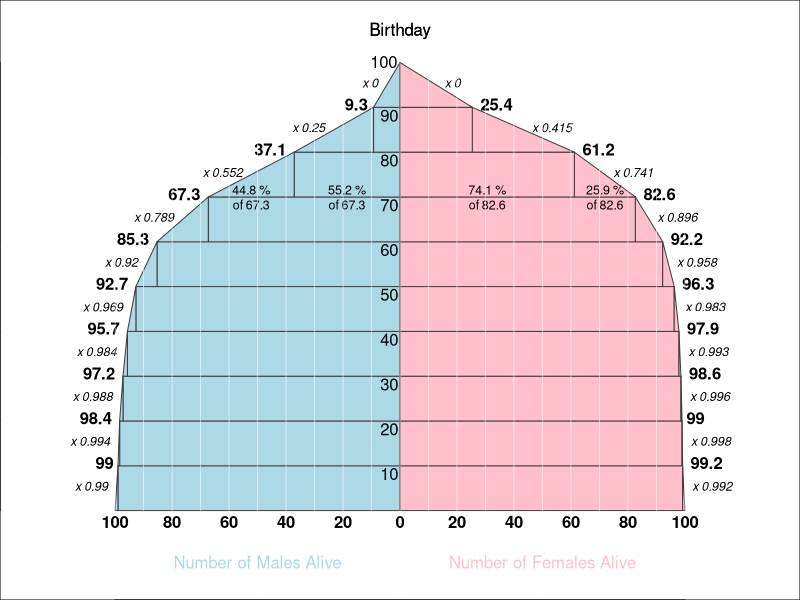

R code for this plot:
## ---- chunk 1

n.times = 45 ; prob.per.time = 0.02 ; N.SIMS = 100
sims = matrix(runif(N.SIMS*n.times)<prob.per.time,
              N.SIMS, n.times) # N.SIMS rows, n.times columns
head(sims,2)
str(sims)

positive = apply(sims,1,any)  # applies the 'any' function to each row
str(positive)
proportion.of.sims.with.a.hit = mean(positive)

cat(paste("Proportion.of.sims.with.a.hit", toString(proportion.of.sims.with.a.hit),";\nfor a more stable estimate, uses a larger N.SIMS"))

## ---- chunk 2
 
 
SequentialTenYearRisks=matrix(
  c(0.010,0.006,0.012,0.016,0.031,0.080,0.211,0.448,0.750,1.000,
    0.008,0.002,0.004,0.007,0.017,0.042,0.104,0.259,0.585,1.000),
   10,2) # 10 rows 2 columns

par(mfrow=c(1,1),mar = rep(0,4))
plot(1:10,ylim=c(-15,109),xlim=c(-1.3,1.3),col="white")

LastBday=100
selected = c(7,8)

COL = c("lightblue","pink")


for(i.col in 1:2) {
	
   S.at.end   = cumprod( 1 - SequentialTenYearRisks[,i.col] )
   S.at.start = c(1,S.at.end[1:9])
   B = 0
   text(-0.5+(i.col==2),-10,
    paste("Number of",c("Males","Females")[i.col],"Alive"),
   adj=c(0.5,1), col=COL[i.col])
   text(0,106,"Birthday",adj=c(0.5,0))
   for(i.Bday in 1:10){
      S.start = -S.at.start[i.Bday]
      S.end   = -S.at.end[i.Bday]
      if(i.col==2) {S.start = -S.start; S.end = -S.end}
      h.start = (i.Bday-1)*10; h.end = h.start + 10
      polygon(c(0,       S.end,   S.end,     0),
              c(h.start, h.start, h.end, h.end),
              col=COL[i.col],
              border="grey25",lwd=1)
      polygon(c(S.end,   S.start, S.end),
              c(h.start, h.start, h.end),
             col=COL[i.col],
             border="grey25",lwd=1)
     if(i.col==1 ) text(0,h.end+2*(i.Bday==10), toString(i.Bday*10),adj=c(1.1,1.1))
     xxx = (S.start+S.end)/2 - 0.03 ;
     if(i.col==2) xxx = (S.start+S.end)/2 + 0.03 ;   
     surv = 1-SequentialTenYearRisks[i.Bday,i.col]
     text(xxx,i.Bday*10-5,
        paste("x",toString(surv)),
        cex=0.75,adj=c(1-(i.col==2),0.25),font=3)
     if(i.Bday<10) text(S.end,h.end,toString(round(abs(100*S.end),1) ),
            adj=c(1.25-1.5*(i.col==2), 0.25), font=2)

     if( i.Bday == selected[2] ){
       	
       	  text( (S.start+S.end)/2, h.start, 
              paste(toString(100*SequentialTenYearRisks[i.Bday,i.col]),
             "%\nof",
             round(abs(100*S.start),1)), adj=c(0.5,0.5),cex=0.75 )
                                    
          text( S.end/2, h.start, 
              paste(toString(100*(1-SequentialTenYearRisks[i.Bday,i.col])),
             "%\nof",
             round(abs(100*S.start),1)), adj=c(0.5,0.5),cex=0.75) 
     }
     
   } # i.Bday
   
} # i.col
xx=seq(-1,1,0.1)
segments(xx, 0, xx, 100, col="white",lwd=0.5)
for(pct in seq(-100,100,20)) text(pct/100,-1,
                  toString(abs(pct)),adj=c(0.5,1),font=2)



## ---- chunk 3
Q75 = qnorm(p = 0.75, mean=0, sd=1)
round(Q75,2)
